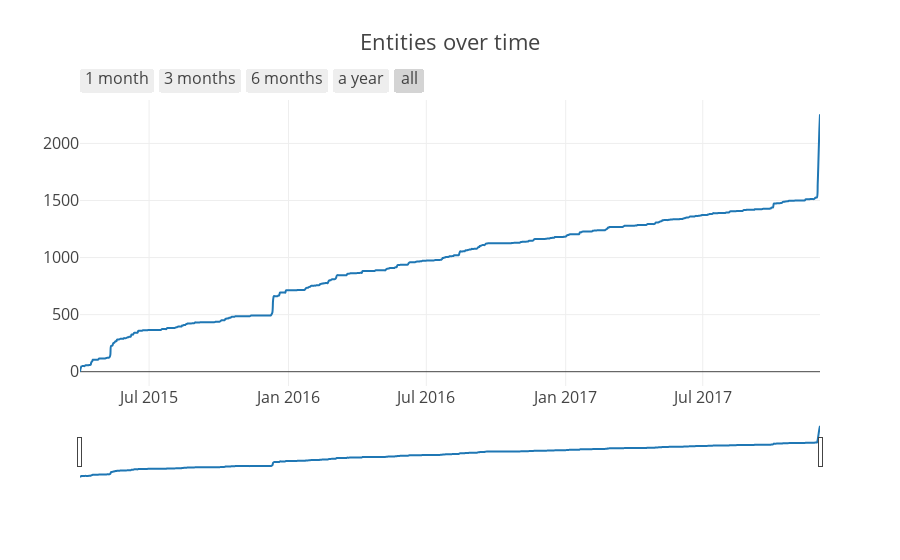

The notebook cell this image was saved under:
### Code cell
# This one takes sligtly longer to execute than the others.
entities = bb_conn.execute(select([Entity.bbid, Entity.type]))
entity_to_creation_date = lambda e: bbid_to_creation_date(bbid=e[0], type_=e[1])
entities_created_at = list(__.map(entity_to_creation_date, entities))

plt.iplot(over_time_chart(entities_created_at, title='Entities over time'),
          config=default_plotly_config)

### Figure 1 — Plotly figure (JSON) as saved in the notebook; plotly's stock layout.template omitted (floating-point values rounded to 4 significant figures; data arrays with more than 128 entries replaced by an {"elided": "..."} marker saying what was removed)
{"data": [{"line": {"shape": "spline"}, "type": "scatter", "x": {"elided": "978 str values"}, "y": {"elided": "978 int values"}}], "layout": {"font": {"size": 16}, "title": "Entities over time", "xaxis": {"rangeselector": {"buttons": [{"count": 1, "label": "1 month", "step": "month", "stepmode": "backward"}, {"count": 3, "label": "3 months", "step": "month", "stepmode": "backward"}, {"count": 6, "label": "6 months", "step": "month", "stepmode": "backward"}, {"count": 12, "label": "a year", "step": "month", "stepmode": "backward"}, {"step": "all"}]}, "rangeslider": {}, "type": "date"}}}
